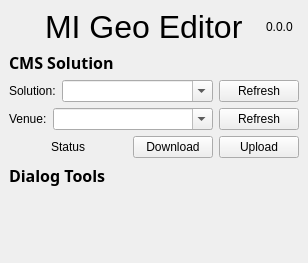
<?xml version="1.0" encoding="UTF-8"?>
<ui version="4.0">
    <class>geo_companion_dock_widget</class>
    <widget class="QDockWidget" name="geo_companion_dock_widget">
        <property name="geometry">
            <rect>
                <x>0</x>
                <y>0</y>
                <width>308</width>
                <height>263</height>
            </rect>
        </property>
        <property name="sizePolicy">
            <sizepolicy hsizetype="Expanding" vsizetype="Expanding">
                <horstretch>1</horstretch>
                <verstretch>1</verstretch>
            </sizepolicy>
        </property>
        <property name="windowTitle">
            <string>MI Companion</string>
        </property>
        <widget class="QWidget" name="dockWidgetContents">
            <property name="enabled">
                <bool>true</bool>
            </property>
            <property name="sizePolicy">
                <sizepolicy hsizetype="Expanding" vsizetype="Expanding">
                    <horstretch>1</horstretch>
                    <verstretch>1</verstretch>
                </sizepolicy>
            </property>
            <layout class="QVBoxLayout" name="verticalLayout" stretch="0,0,0,0,0,0,0">
                <property name="sizeConstraint">
                    <enum>QLayout::SetMinimumSize</enum>
                </property>
                <item>
                    <layout class="QHBoxLayout" name="horizontalLayout_2" stretch="0,0,0,0,0,0,0">
                        <item>
                            <widget class="QLabel" name="icon_label">
                                <property name="text">
                                    <string/>
                                </property>
                            </widget>
                        </item>
                        <item>
                            <widget class="QLabel" name="plugin_status_label">
                                <property name="sizePolicy">
                                    <sizepolicy hsizetype="Ignored" vsizetype="Ignored">
                                        <horstretch>0</horstretch>
                                        <verstretch>0</verstretch>
                                    </sizepolicy>
                                </property>
                                <property name="text">
                                    <string/>
                                </property>
                            </widget>
                        </item>
                        <item>
                            <spacer name="horizontalSpacer_7">
                                <property name="orientation">
                                    <enum>Qt::Horizontal</enum>
                                </property>
                                <property name="sizeHint" stdset="0">
                                    <size>
                                        <width>40</width>
                                        <height>20</height>
                                    </size>
                                </property>
                            </spacer>
                        </item>
                        <item>
                            <widget class="QLabel" name="mode_label">
                                <property name="sizePolicy">
                                    <sizepolicy hsizetype="Minimum" vsizetype="Minimum">
                                        <horstretch>0</horstretch>
                                        <verstretch>0</verstretch>
                                    </sizepolicy>
                                </property>
                                <property name="font">
                                    <font>
                                        <family>Arial</family>
                                        <pointsize>24</pointsize>
                                    </font>
                                </property>
                                <property name="text">
                                    <string>MI Geo Editor</string>
                                </property>
                            </widget>
                        </item>
                        <item>
                            <spacer name="horizontalSpacer_6">
                                <property name="orientation">
                                    <enum>Qt::Horizontal</enum>
                                </property>
                                <property name="sizeHint" stdset="0">
                                    <size>
                                        <width>40</width>
                                        <height>20</height>
                                    </size>
                                </property>
                            </spacer>
                        </item>
                        <item>
                            <widget class="QLabel" name="version_label">
                                <property name="text">
                                    <string>0.0.0</string>
                                </property>
                            </widget>
                        </item>
                        <item>
                            <widget class="QLabel" name="sponsor_label">
                                <property name="sizePolicy">
                                    <sizepolicy hsizetype="Ignored" vsizetype="Ignored">
                                        <horstretch>0</horstretch>
                                        <verstretch>0</verstretch>
                                    </sizepolicy>
                                </property>
                                <property name="text">
                                    <string/>
                                </property>
                            </widget>
                        </item>
                    </layout>
                </item>
                <item>
                    <widget class="QLabel" name="cms_label">
                        <property name="sizePolicy">
                            <sizepolicy hsizetype="Preferred" vsizetype="Preferred">
                                <horstretch>0</horstretch>
                                <verstretch>0</verstretch>
                            </sizepolicy>
                        </property>
                        <property name="font">
                            <font>
                                <family>Lucida Sans</family>
                                <pointsize>12</pointsize>
                                <weight>75</weight>
                                <bold>true</bold>
                            </font>
                        </property>
                        <property name="text">
                            <string>CMS Solution</string>
                        </property>
                    </widget>
                </item>
                <item>
                    <layout class="QVBoxLayout" name="verticalLayout_2">
                        <item>
                            <layout class="QHBoxLayout" name="horizontalLayout_4">
                                <item>
                                    <widget class="QLabel" name="label">
                                        <property name="sizePolicy">
                                            <sizepolicy hsizetype="Minimum" vsizetype="Preferred">
                                                <horstretch>0</horstretch>
                                                <verstretch>0</verstretch>
                                            </sizepolicy>
                                        </property>
                                        <property name="text">
                                            <string>Solution:</string>
                                        </property>
                                    </widget>
                                </item>
                                <item>
                                    <widget class="QComboBox" name="solution_combo_box">
                                        <property name="sizePolicy">
                                            <sizepolicy hsizetype="MinimumExpanding" vsizetype="Fixed">
                                                <horstretch>0</horstretch>
                                                <verstretch>0</verstretch>
                                            </sizepolicy>
                                        </property>
                                        <property name="editable">
                                            <bool>true</bool>
                                        </property>
                                    </widget>
                                </item>
                                <item>
                                    <widget class="QPushButton" name="solution_reload_button">
                                        <property name="text">
                                            <string>Refresh</string>
                                        </property>
                                    </widget>
                                </item>
                            </layout>
                        </item>
                        <item>
                            <layout class="QHBoxLayout" name="horizontalLayout_5">
                                <item>
                                    <widget class="QLabel" name="label_2">
                                        <property name="sizePolicy">
                                            <sizepolicy hsizetype="Minimum" vsizetype="Preferred">
                                                <horstretch>0</horstretch>
                                                <verstretch>0</verstretch>
                                            </sizepolicy>
                                        </property>
                                        <property name="text">
                                            <string>Venue:</string>
                                        </property>
                                    </widget>
                                </item>
                                <item>
                                    <widget class="QComboBox" name="venue_combo_box">
                                        <property name="sizePolicy">
                                            <sizepolicy hsizetype="MinimumExpanding" vsizetype="Fixed">
                                                <horstretch>0</horstretch>
                                                <verstretch>0</verstretch>
                                            </sizepolicy>
                                        </property>
                                        <property name="editable">
                                            <bool>true</bool>
                                        </property>
                                    </widget>
                                </item>
                                <item>
                                    <widget class="QPushButton" name="venue_reload_button">
                                        <property name="text">
                                            <string>Refresh</string>
                                        </property>
                                    </widget>
                                </item>
                            </layout>
                        </item>
                        <item>
                            <layout class="QHBoxLayout" name="horizontalLayout_3">
                                <item>
                                    <spacer name="horizontalSpacer_2">
                                        <property name="orientation">
                                            <enum>Qt::Horizontal</enum>
                                        </property>
                                        <property name="sizeHint" stdset="0">
                                            <size>
                                                <width>40</width>
                                                <height>20</height>
                                            </size>
                                        </property>
                                    </spacer>
                                </item>
                                <item>
                                    <widget class="QLabel" name="changes_label">
                                        <property name="text">
                                            <string>Status</string>
                                        </property>
                                        <property name="alignment">
                                            <set>Qt::AlignCenter</set>
                                        </property>
                                    </widget>
                                </item>
                                <item>
                                    <spacer name="horizontalSpacer">
                                        <property name="orientation">
                                            <enum>Qt::Horizontal</enum>
                                        </property>
                                        <property name="sizeHint" stdset="0">
                                            <size>
                                                <width>40</width>
                                                <height>20</height>
                                            </size>
                                        </property>
                                    </spacer>
                                </item>
                                <item>
                                    <widget class="QPushButton" name="sync_button">
                                        <property name="text">
                                            <string>Download</string>
                                        </property>
                                    </widget>
                                </item>
                                <item>
                                    <widget class="QPushButton" name="upload_button">
                                        <property name="text">
                                            <string>Upload</string>
                                        </property>
                                    </widget>
                                </item>
                            </layout>
                        </item>
                    </layout>
                </item>
                <item>
                    <widget class="QLabel" name="tools_label">
                        <property name="enabled">
                            <bool>true</bool>
                        </property>
                        <property name="sizePolicy">
                            <sizepolicy hsizetype="Preferred" vsizetype="Preferred">
                                <horstretch>0</horstretch>
                                <verstretch>0</verstretch>
                            </sizepolicy>
                        </property>
                        <property name="font">
                            <font>
                                <family>Lucida Sans</family>
                                <pointsize>12</pointsize>
                                <weight>75</weight>
                                <bold>true</bold>
                            </font>
                        </property>
                        <property name="text">
                            <string>Dialog Tools</string>
                        </property>
                    </widget>
                </item>
                <item>
                    <layout class="QGridLayout" name="entry_point_grid" rowstretch="0" columnstretch="0">
                        <property name="sizeConstraint">
                            <enum>QLayout::SetDefaultConstraint</enum>
                        </property>
                        <property name="spacing">
                            <number>6</number>
                        </property>
                    </layout>
                </item>
                <item>
                    <spacer name="verticalSpacer">
                        <property name="orientation">
                            <enum>Qt::Vertical</enum>
                        </property>
                        <property name="sizeHint" stdset="0">
                            <size>
                                <width>20</width>
                                <height>0</height>
                            </size>
                        </property>
                    </spacer>
                </item>
                <item>
                    <layout class="QHBoxLayout" name="horizontalLayout" stretch="0,0,0">
                        <property name="sizeConstraint">
                            <enum>QLayout::SetDefaultConstraint</enum>
                        </property>
                        <item>
                            <spacer name="horizontalSpacer_3">
                                <property name="orientation">
                                    <enum>Qt::Horizontal</enum>
                                </property>
                                <property name="sizeHint" stdset="0">
                                    <size>
                                        <width>40</width>
                                        <height>20</height>
                                    </size>
                                </property>
                            </spacer>
                        </item>
                        <item>
                            <widget class="QLabel" name="status_label">
                                <property name="sizePolicy">
                                    <sizepolicy hsizetype="Preferred" vsizetype="Preferred">
                                        <horstretch>0</horstretch>
                                        <verstretch>0</verstretch>
                                    </sizepolicy>
                                </property>
                                <property name="text">
                                    <string/>
                                </property>
                            </widget>
                        </item>
                        <item>
                            <spacer name="horizontalSpacer_5">
                                <property name="orientation">
                                    <enum>Qt::Horizontal</enum>
                                </property>
                                <property name="sizeHint" stdset="0">
                                    <size>
                                        <width>40</width>
                                        <height>20</height>
                                    </size>
                                </property>
                            </spacer>
                        </item>
                    </layout>
                </item>
            </layout>
        </widget>
    </widget>
    <resources/>
    <connections/>
</ui>
